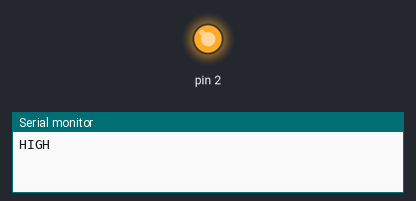
Bench run of a sketch on a simulated Arduino Uno, built with avr-gcc and run on an emulated ATmega328P. Parts: output pins drawn as LEDs (lit = HIGH), the last lines printed to the serial monitor.

Above: at 2.5 s.
At 7.5 s:
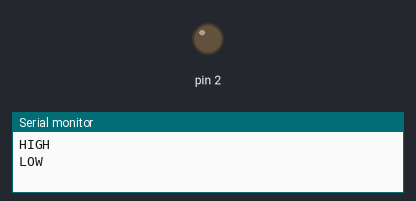
Timing chart, 0 to 13.0 s (numbered marks = the images above):
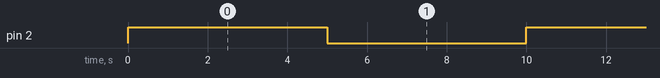

Measured:
- by itself, pin 2: alternates HIGH for 5.0 s and LOW for 5.0 s

The sketch:

Relay.ino
```cpp
void setup() {
  // put your setup code here, to run once:
  pinMode(2, OUTPUT);
  Serial.begin(115200);
}

void loop() {
  // put your main code here, to run repeatedly:
  digitalWrite(2,HIGH);
  Serial.println("HIGH");
  delay(5000);
  digitalWrite(2,LOW);
  Serial.println("LOW");
  delay(5000);
}
```
